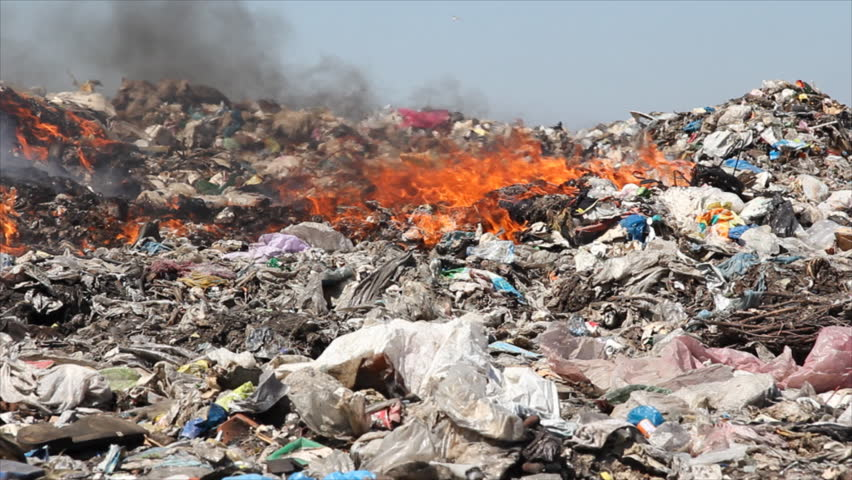
#> input picture Fire-Detection-Image-Dataset/Images/Fire_Images/1.jpg, 852 x 480 px, given in place of 800px-Fires_cross_a_hill_in_SoCal_October_2007.jpg, which was not available
$ jupyter execute '火焰检测.ipynb'   (text cells are left out)
#> lines starting #> are read from the running program, lines starting #| are printed output that depends on the picture; after the words box and inside, x2 and y2 are one past the last pixel; in counts of white or black regions, pixels touching at a corner belong together; pictures that were not available may be replaced by others from this repository, and a replacement may not be noted
[cell 1]
import numpy as np
import cv2
import matplotlib.pyplot as plt
import matplotlib.pyplot as plt
import matplotlib.image as mpimg
from IPython.display import Image
import tensorflow as tf
from tensorflow.keras.models import Sequential
from tensorflow.keras.layers import Conv2D, MaxPooling2D, Flatten, Dense, Dropout
from tensorflow.keras.preprocessing.image import ImageDataGenerator
from tensorflow.keras.optimizers import Adam
from tensorflow.keras.callbacks import EarlyStopping

[cell 2]
# 图片文件路径
image_path = '流程图.jpg'  # 请替换为您的图片文件路径

display(Image(filename=image_path))

[cell 3]
# 设置图片的尺寸和批量大小
img_width, img_height = 150, 150
batch_size = 32


def read_image(image_path):
    """读取图像并转换为RGB格式"""
    image = cv2.imread(image_path)
#> image is the input picture: shape (480, 852, 3); mean B, G, R 128.9, 133.5, 144.3
    image = cv2.cvtColor(image, cv2.COLOR_BGR2RGB)
    return image

def convert_to_hsv(image):
    """将图像转换为HSV颜色空间"""
    hsv_image = cv2.cvtColor(image, cv2.COLOR_RGB2HSV)
#> hsv_image: shape (480, 852, 3); mean H, S, V 43, 49.7, 150.3
    return hsv_image

def apply_color_threshold(hsv_image):
    """应用颜色阈值分割火焰区域"""
    lower_red = np.array([0, 100, 100])
    upper_red = np.array([10, 255, 255])
    mask = cv2.inRange(hsv_image, lower_red, upper_red)
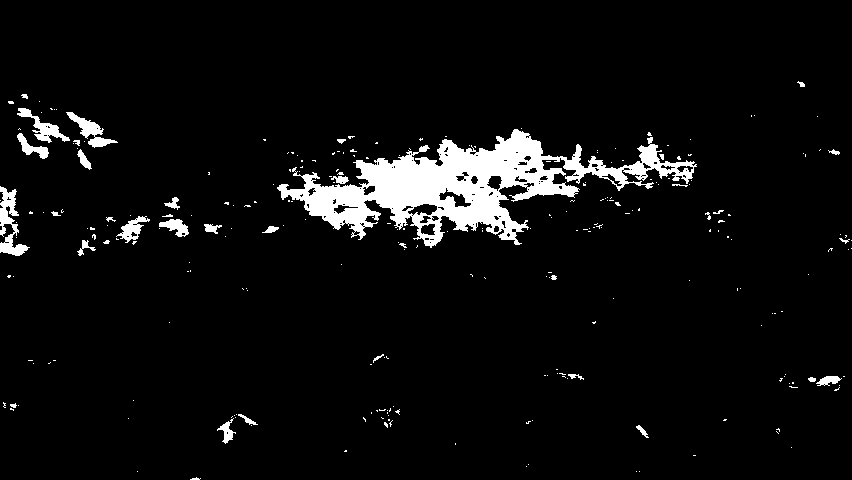
#> mask: shape (480, 852); 5.4% white; 258 white regions (222 under 20 px), largest, box (x1, y1, x2, y2) and area: (277, 129, 697, 248) 16990, (0, 186, 30, 256) 868, (66, 112, 118, 148) 570
    return mask

def morphological_operations(mask):
    """形态学操作：膨胀和腐蚀"""
    kernel = np.ones((5, 5), np.uint8)
    dilated = cv2.dilate(mask, kernel, iterations=2)
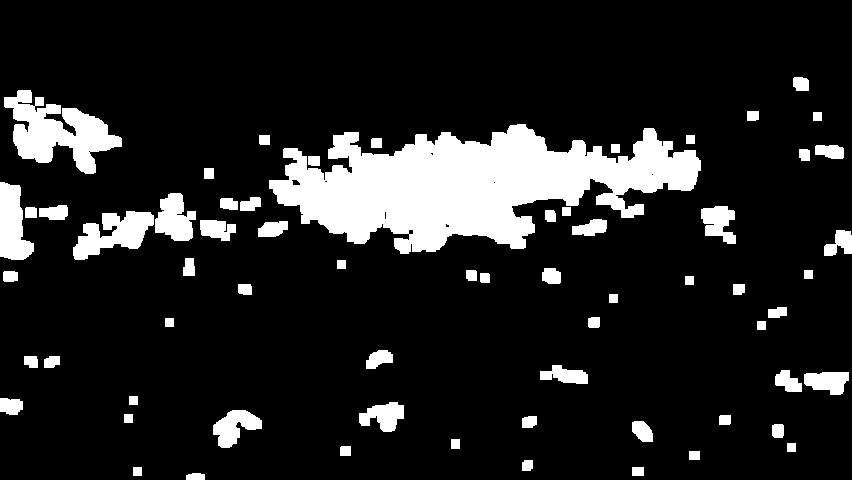
#> dilated: shape (480, 852); 13.4% white; 65 white regions, largest, box (x1, y1, x2, y2) and area: (269, 124, 701, 254) 31020, (4, 90, 122, 174) 4832, (73, 211, 154, 260) 2207
    eroded = cv2.erode(dilated, kernel, iterations=1)
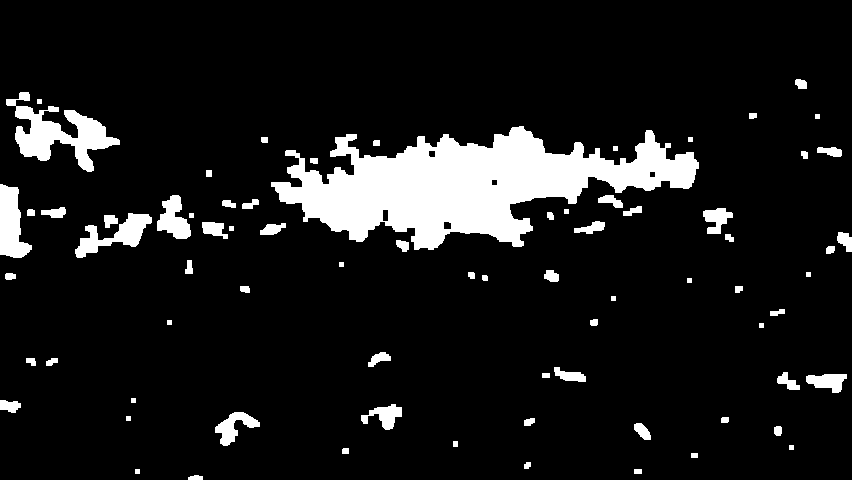
#> eroded: shape (480, 852); 10% white; 75 white regions, largest, box (x1, y1, x2, y2) and area: (271, 126, 699, 250) 26294, (6, 92, 120, 172) 3403, (0, 184, 32, 258) 1509
    return eroded

def connected_components_analysis(mask, image):
    """连通组件分析并绘制火焰区域"""
    num_labels, labels, stats, centroids = cv2.connectedComponentsWithStats(mask, connectivity=8)
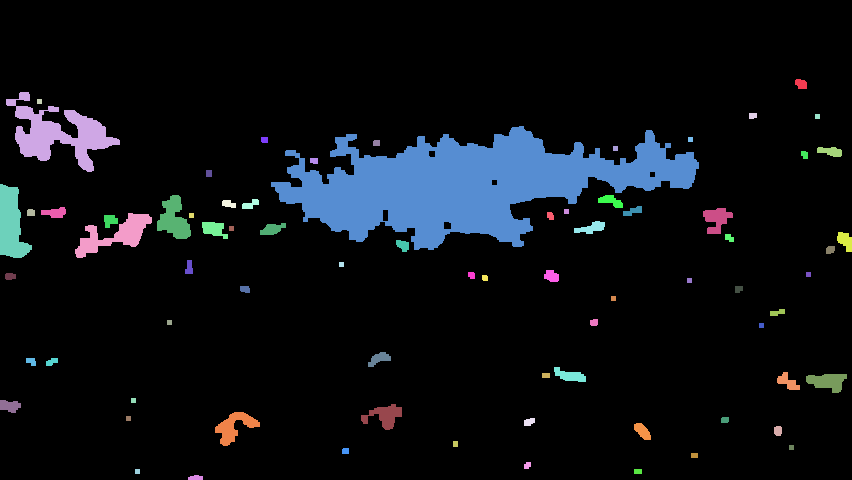
#> labels: shape (480, 852) int32; 76 distinct labels, from 0 to 75; one colour per label, 0 black
#> num_labels = 76; stats = 76 rows, first 6: [0, 0, 852, 480, 368037], [795, 79, 12, 10, 99], [6, 92, 114, 80, 3403], [37, 99, 5, 5, 25], [749, 113, 8, 6, 45], [815, 114, 5, 5, 25]; centroids = 76 pairs, first value 9.43 to 844.9, second value 83.57 to 477.3
    for i in range(1, num_labels):  # 0 是背景，不绘制
        x, y, w, h, area = stats[i]
        if area > 100:  # 过滤掉小区域
            cv2.rectangle(image, (x, y), (x+w, y+h), (0, 255, 0), 2)
#> this loop made 75 passes
#> (x, y, w, h, area) on passes 1 to 12: (795, 79, 12, 10, 99), (6, 92, 114, 80, 3403), (37, 99, 5, 5, 25), (749, 113, 8, 6, 45), (815, 114, 5, 5, 25), (271, 126, 428, 124, 26294), (261, 137, 7, 6, 41), (688, 137, 5, 5, 25), (373, 140, 7, 6, 41), (613, 146, 5, 5, 25), (817, 147, 25, 10, 179), (801, 151, 7, 8, 48)
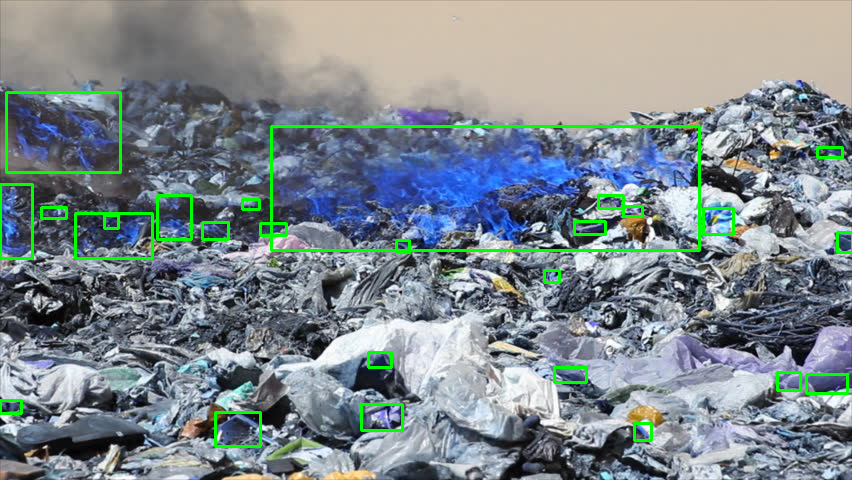
#> image: shape (480, 852, 3); mean of channels 0, 1, 2 140.8, 137.3, 125.9; drawn as B, G, R
    return image

def display_images(images, titles):
    """显示图像列表"""
    plt.figure(figsize=(20, 10))
#> (this line was passed over: IPython is not available in this run)
    for i, (img, title) in enumerate(zip(images, titles)):
        plt.subplot(1, len(images), i + 1)
        plt.title(title)
        plt.imshow(img, cmap='gray' if len(img.shape) == 2 else None)
        plt.axis('off')
#> this loop made 1 pass
#> title on pass 1: 'Original Image'
    plt.show()

def fire_detection_pipeline(image_path):
    """火焰检测流水线，显示每一步结果"""
    original_image = read_image(image_path)
    hsv_image = convert_to_hsv(original_image)
    mask = apply_color_threshold(hsv_image)
    morph_image = morphological_operations(mask)
    result_image = connected_components_analysis(morph_image, original_image.copy())

    # 显示每一步结果
    images = [original_image, hsv_image, mask, morph_image, result_image]
    titles = ['Original Image', 'HSV Image', 'Color Threshold', 'Morphological Operations', 'Fire Detection']
    display_images(images, titles)
#> (the call stopped at in display_images, `plt.subplot(1, len(images), i + 1)`: IPython is not available in this run)

# 测试函数
fire_detection_pipeline(r'F:\pythonproject\fire_detection1\Fire-Detection-Image-Dataset\Images\Fire_Images\800px-Fires_cross_a_hill_in_SoCal_October_2007.jpg')

[cell 4]
def create_image_generators(data_path, img_width, img_height, batch_size):
    """创建训练和验证图像生成器"""
    train_datagen = ImageDataGenerator(
        rescale=1./255,
        validation_split=0.2,  # 自动分割 20% 的数据作为验证集
        rotation_range=40,
        width_shift_range=0.2,
        height_shift_range=0.2,
        shear_range=0.2,
        zoom_range=0.2,
        horizontal_flip=True,
        fill_mode='nearest'
    )

    train_generator = train_datagen.flow_from_directory(
        data_path,  # 替换为你的数据文件夹路径
        target_size=(img_width, img_height),
        batch_size=batch_size,
        class_mode='binary',
        subset='training'
    )

    validation_generator = train_datagen.flow_from_directory(
        data_path,  # 替换为你的数据文件夹路径
        target_size=(img_width, img_height),
        batch_size=batch_size,
        class_mode='binary',
        subset='validation'
    )

    return train_generator, validation_generator

# [50 lines left out: functions build_model, train_model, plot_training_history, not called in this run]

# 主函数
def main(data_path, img_width, img_height, batch_size, epochs):
    train_generator, validation_generator = create_image_generators(data_path, img_width, img_height, batch_size)
    model = build_model(img_width, img_height)
    history = train_model(model, train_generator, validation_generator, epochs)
    plot_training_history(history)

# 运行主函数，替换 'path_to_data' 为你的数据文件夹路径
main(r'F:\pythonproject\fire_detection1\Fire-Detection-Image-Dataset\Images', img_width, img_height, batch_size, epochs=10)
#> (the call stopped at in create_image_generators, `train_datagen = ImageDataGenerator( rescale=1./255, validation_split=0..`: tensorflow is not available in this run)

$ run again, on Fire-Detection-Image-Dataset/Images/Fire_Images/10-9-15-2-400.jpg
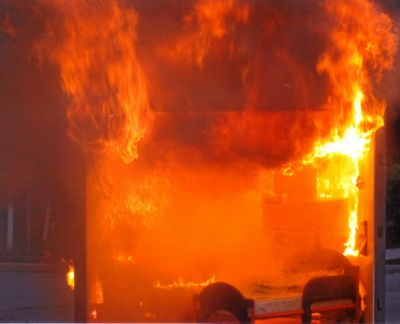
#> input picture Fire-Detection-Image-Dataset/Images/Fire_Images/10-9-15-2-400.jpg, 400 x 324 px, given in place of 800px-Fires_cross_a_hill_in_SoCal_October_2007.jpg, which was not available
#> in read_image, image is the input picture: shape (324, 400, 3); mean B, G, R 22.1, 70.7, 180.2
#> hsv_image: shape (324, 400, 3); mean H, S, V 16.6, 212.4, 180.3
#> mask: shape (324, 400); 66.1% white; 91 black regions (68 under 20 px), largest, box (x1, y1, x2, y2) and area: (93, 32, 385, 290) 27053, (0, 186, 93, 324) 6636, (373, 104, 400, 324) 4121
#> dilated: shape (324, 400); 78.2% white; 22 black regions (9 under 20 px), largest, box (x1, y1, x2, y2) and area: (99, 176, 272, 276) 10689, (285, 47, 381, 258) 7643, (0, 198, 66, 324) 5158
#> eroded: shape (324, 400); 73.8% white; 18 black regions, largest, box (x1, y1, x2, y2) and area: (97, 174, 274, 278) 12111, (283, 45, 383, 260) 9095, (0, 196, 68, 324) 5666
#> in connected_components_analysis, `num_labels, labels, stats, centroids = cv2.connectedComponentsWithStat..`:
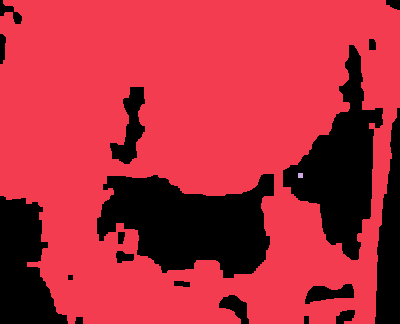
#> labels: shape (324, 400) int32; 3 distinct labels, from 0 to 2; one colour per label, 0 black
#> num_labels = 3; stats = [[0, 0, 400, 324, 33922], [0, 0, 400, 324, 95653], [298, 173, 5, 5, 25]]; centroids = [[223.6, 213.7], [190.9, 143], [300, 175]]
#> the loop in connected_components_analysis, `for i in range(1, num_labels):` made 2 passes
#> after the loop in connected_components_analysis, `for i in range(1, num_labels):`:
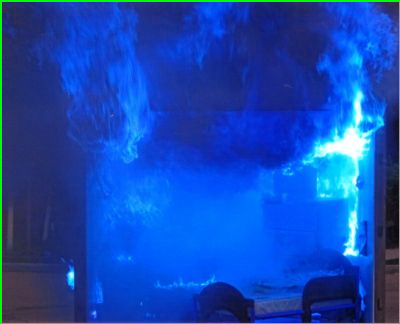
#> image: shape (324, 400, 3); mean of channels 0, 1, 2 178.1, 74, 21.3; drawn as B, G, R
#> the loop in display_images, `for i, (img, title) in enumerate(zip(images, titles)):` made 1 pass
#> title on pass 1: 'Original Image'
